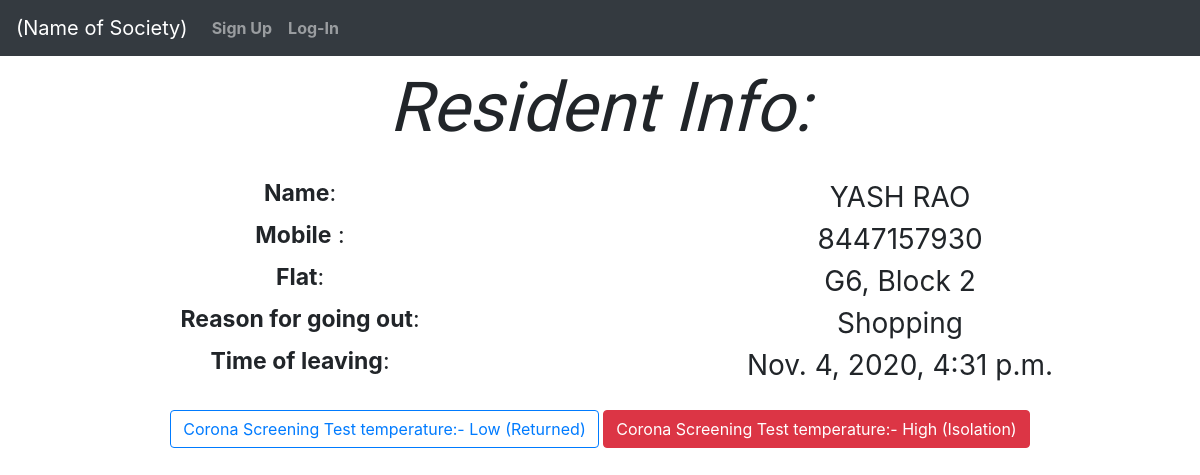
The page /outgoingentrylist/40 on the database its author committed.
### management_system/models.py (models this page shows, shortened)
class Resident(models.Model):
    name = models.CharField(max_length=100)
    mobile_no = models.CharField(max_length=10)
    flat = models.CharField(max_length=100)
    vehicle_no = models.CharField(blank=True ,max_length=100)
    reason = models.CharField(max_length=200)
    reg = models.DateTimeField(auto_now_add=True)
    cameback = models.DateTimeField(null=True, blank=True)
    corona_screening_positive = models.BooleanField(default=False)
    user = models.ForeignKey(User, on_delete=models.CASCADE)

### management_system/views.py (the view)
def outgoing_info(request, person_pk):
    if request.method == "GET":
        person = get_object_or_404(Resident, pk=person_pk)
        return render(request, 'management_system/outgoing_info.html', {'person': person})

### management_system/templates/management_system/outgoing_info.html (shortened to what this page needs)
{% extends 'management_system/base.html' %}
{% block content %}
<div class="container-fluid">
<p style="font-size:69px;font-family: 'Piedra', cursive;"> <i>Resident Info: </i></p>
<form method="POST" action="{% url 'visitorreturn' person.id %}">
    <div class="row">
      <div class="col" style="font-size:23px"><b>Name</b>:</div>
      <div class="col text-uppercase" style="font-size:28px">{{ person.name }}</div>
    </div>
    <div class="row">
      <div class="col" style="font-size:23px"><b>Mobile</b> : </div>
      <div class="col" style="font-size:28px">{{ person.mobile_no }}</div>
    </div>
    <div class="row">
      <div class="col" style="font-size:23px"><b>Flat</b>: </div>
      <div class="col" style="font-size:28px">{{ person.flat }}</div>
    </div>
    <div class="row">
      <div class="col" style="font-size:23px"><b>Reason for going out</b>:</div>
      <div class="col" style="font-size:28px">{{ person.reason }}</div>
    </div>
      <div class="row">
        <div class="col" style="font-size:23px"><b>Time of leaving</b>:</div>
        <div class="col" style="font-size:28px">{{ person.reg }}</div>
      </div>
  <br />
  <button type="submit" class="btn btn-outline-primary"> Corona Screening Test temperature:- Low (Returned) </button>
  <button type="button" class="btn btn-danger" onclick="$('#positive').click()">Corona Screening Test temperature:- High (Isolation)</button>
</form>
</div>
{% endblock %}

### rows shown on the page
Resident: name "YASH RAO", mobile_no "8447157930", flat "G6, Block 2", reason "Shopping", reg "Nov. 4, 2020, 4:31 p.m."
